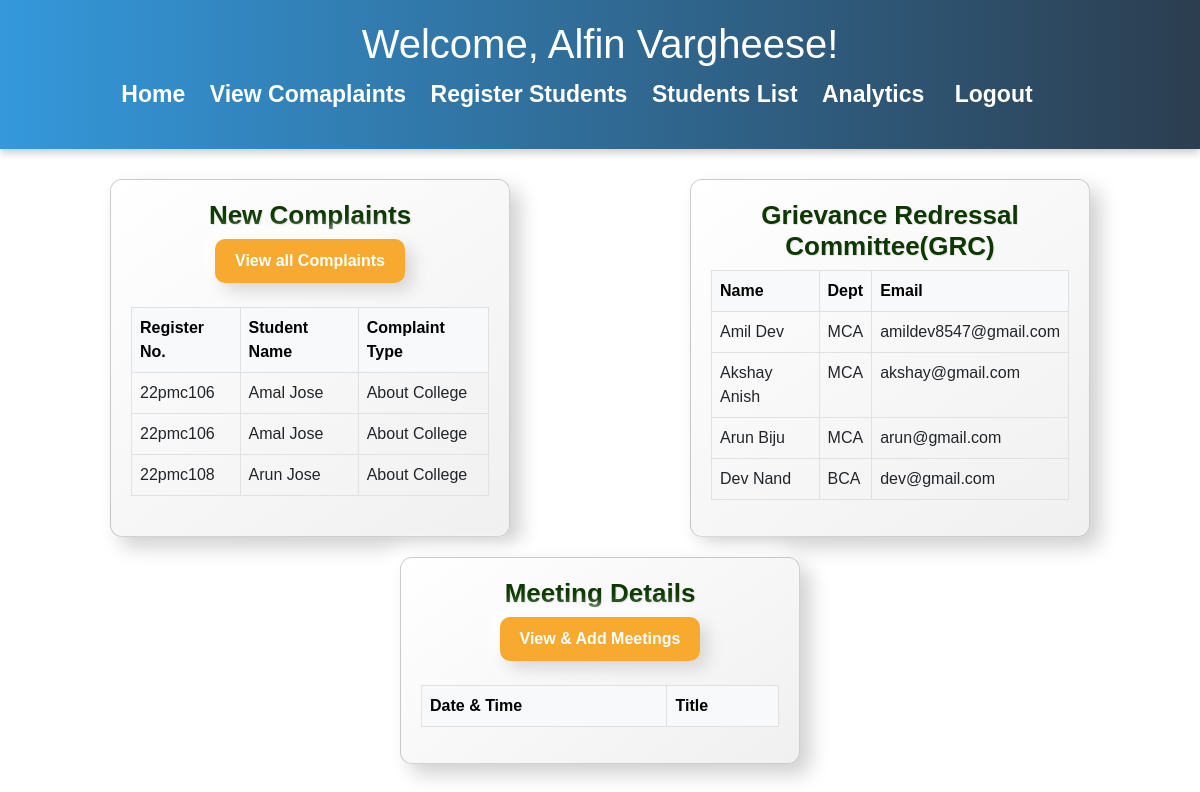
Page /staff/dashboard/ (signed in) on the committed database.
### EduComplain/models.py (models this page shows, shortened)
class Complaint(models.Model):
    COMPLAINT_TYPES = (
        ('about_college', 'About College'),
        ('about_dept', 'About Dept'),
        ('about_staff', 'About Staff'),
    )
    COMPLAINT_STATUS = (
        ('pending', 'Pending'),
        ('accepted', 'Accepted'),
        ('rejected', 'Rejected'),
        ('ongoing', 'Ongoing'),
        ('solved', 'Solved'),
    )
    student = models.ForeignKey(User, on_delete=models.CASCADE, related_name='register_complaints')
    complaint_type = models.CharField(max_length=15, choices=COMPLAINT_TYPES, default='about_college')
    summary = models.TextField()
    status = models.CharField(max_length=10, choices=COMPLAINT_STATUS, default='pending')
    accepter = models.ForeignKey(User, on_delete=models.SET_NULL, null=True, blank=True, related_name='accepted_complaints')
    comments = models.TextField(blank=True)
    created_at = models.DateTimeField(default=timezone.now)
    updated_at = models.DateTimeField(auto_now=True)
    report = models.FileField(upload_to='complaint_reports/', null=True, blank=True)  # Add this line for the report field

class UserProfile(models.Model):
    user = models.OneToOneField(User, on_delete=models.CASCADE)
    programme = models.CharField(max_length=40)
    is_staff = models.BooleanField(default=False)

### EduComplain/views.py (the view)
# urls.py: path('staff/dashboard/', staff_dashboard, name='staff_dashboard'),
@login_required(login_url='/')
def staff_dashboard(request):
    recent_complaints = Complaint.objects.order_by('-created_at')[:3]
    staff_details = UserProfile.objects.filter(is_staff=True)
    staff_meetings = StaffMeeting.objects.filter(staff=request.user).order_by('-created_at')[:4]
    current_datetime = timezone.now()
    for meeting in staff_meetings:
        if meeting.meeting_datetime < current_datetime:
            meeting.is_expired = True
        else:
            meeting.is_expired = False
    staff_meetings = [meeting for meeting in staff_meetings if not meeting.is_expired]
    context = {
        'recent_complaints': recent_complaints,
        'staff_details': staff_details,
        'staff_meetings': staff_meetings,
    }
    return render(request, 'staff_dashboard.html', context)

### EduComplain/templates/staff_dashboard.html (shortened to what this page needs)
{% load static %}
<!DOCTYPE html>
<html lang="en">
<head>
    <link rel="stylesheet" href="https://cdn.jsdelivr.net/npm/bootstrap@5.2.3/dist/css/bootstrap.min.css"
 />
</head>
<body>
    <header>
        <h1>Welcome, {{ user.first_name }} {{ user.last_name }}!</h1>
        <nav>
          <ul>
            <li><a href="{% url 'staff_dashboard' %}">Home</a></li>
            <li><a href="{% url 'staff_complaint_display'%}">View Comaplaints</a></li>
            <li><a href="{%url 'create_student'%}">Register Students</a></li>
            <li><a href="{% url 'student_list'%}">Students List</a></li>
            <li><a href="{% url 'analytics'%}">Analytics</a></li>
            <li>
              <form action="{% url 'user_logout' %}" method="post">
                <li>
                  <span>
                    <button
                      type="submit"
                      style="
                        border: none;
                        background: none;
                        cursor: pointer;
                        text-decoration: none;
                        color: #fff;
                        font-weight: bold;
                        font-size: 23px;
                      "
                    >
                      Logout
                    </button>
                  </span>
                </li>
              </form>
            </li>
          </ul>
        </nav>
      </header>
    <section class="dashboard">
        <div class="card" style="background: linear-gradient(145deg, #ffffff, #f0f0f0);
        border-radius: 12px;
        box-shadow: 10px 10px 20px #d0d0d0, -10px -10px 20px #ffffff;
        padding: 20px;
        margin: 10px;
        width: 400px;">
        <h1 style="font-family: 'Arial', sans-serif;
            color: #0D3802;
            font-size: 26px;
            font-weight: bold;
            text-align: center;
            text-shadow: 1px 1px 1px rgba(0, 0, 0, 0.1);">
            New Complaints
        </h1>
        <a href="{% url 'staff_complaint_display'%}" style="text-decoration: none">
            <center>
                <button style="
            background: linear-gradient(145deg, #F7A930, #F7A930);
        color: #fff;
        padding: 10px 20px;
        border: none;
        border-radius: 10px;
        font-weight: bold;
        cursor: pointer;
        box-shadow: 8px 8px 16px #d8d8d8, -8px -8px 16px #ffffff;
        transition: background 0.3s ease-in-out;
        ">
                    View all Complaints
                </button>
            </center>
        </a><br>
{% if recent_complaints %}
    <table class="table table-bordered">
        <thead class="table-light">
            <tr>
                <th scope="col">Register No.</th>
                <th scope="col">Student Name</th>
                <th scope="col">Complaint Type</th>
            </tr>
        </thead>
        <tbody>
            {% for complaint in recent_complaints %}
                <tr>
                    <td>{{ complaint.student.username }}</td>
                    <td>{{ complaint.student.get_full_name }}</td>
                    <td>{{ complaint.get_complaint_type_display }}</td>
                </tr>
            {% endfor %}
        </tbody>
    </table>
{% else %}
    <p style="font-size: 16px; color: #666; text-align: center;">No recent complaints available.</p>
{% endif %}
</div>
<div class="card" style="background: linear-gradient(145deg, #ffffff, #f0f0f0);
border-radius: 12px;
box-shadow: 10px 10px 20px #d0d0d0, -10px -10px 20px #ffffff;
padding: 20px;
margin: 10px;
width: 400px;">
<h1 style="font-family: 'Arial', sans-serif;
    color: #0D3802;
    font-size: 26px;
    font-weight: bold;
    text-align: center;
    text-shadow: 1px 1px 1px rgba(0, 0, 0, 0.1);">
    Grievance Redressal Committee(GRC)
</h1>
{% if staff_details %}
    <table class="table table-bordered">
        <thead class="table-light">
            <tr>
                <th scope="col">Name</th>
                <th scope="col">Dept</th>
                <th scope="col">Email</th>
            </tr>
        </thead>
        <tbody>
            {% for i in staff_details %}
            <tr>
                <td>{{ i.user.get_full_name }}</td>
                <td>{{ i.programme }}</td>
                <td>{{ i.user.email }}</td>
            </tr>
            {% endfor %}
        </tbody>
    </table>
{% else %}
    <p style="font-size: 16px; color: #666; text-align: center;">No staff details available.</p>
{% endif %}
</div>
        <div class="card" style="
     background: linear-gradient(145deg, #ffffff, #f0f0f0);
    border-radius: 12px;
    box-shadow: 10px 10px 20px #d0d0d0, -10px -10px 20px #ffffff;
    padding: 20px;
    margin: 10px;
    width: 400px;
  ">
            <h1 style="font-family: 'Arial', sans-serif;
        color: #0D3802; /* Choose a color that suits your design */
        font-size: 26px;
        font-weight: bold;
        text-align: center;
        text-shadow: 1px 1px 1px rgba(0, 0, 0, 0.1);">
                Meeting Details
            </h1>
            <a href="{% url 'add_staff_meeting'%}" style="text-decoration: none">
                <center>
                    <button style="
                background: linear-gradient(145deg, #F7A930, #F7A930);
    color: #fff;
    padding: 10px 20px;
    border: none;
    border-radius: 10px;
    font-weight: bold;
    cursor: pointer;
    box-shadow: 8px 8px 16px #d8d8d8, -8px -8px 16px #ffffff;
    transition: background 0.3s ease-in-out;
              ">
                        View & Add Meetings
                    </button>
                </center>
            </a><br>
            <table class="table table-bordered">
                <thead class="table-light">
                    <tr>
                        <th scope="col">Date & Time</th>
                        <th scope="col">Title</th>
                    </tr>
                </thead>
            </table>
        </div>
    </section>
</body>
</html>

### EduComplain/templates/staff_dashboard.html (style rules this page uses)
body { font-family: 'Arial', sans-serif; margin: 0; padding: 0; }
header { background: linear-gradient(to right, #3498db, #2c3e50); color: #fff; padding: 20px; text-align: center; box-shadow: 0 2px 4px rgba(0, 0, 0, 0.1); transition: box-shadow 0.3s ease-in-out; position: relative; }
nav ul { list-style: none; padding: 0; }
nav ul li { display: inline-block; margin-right: 20px; }
nav a { text-decoration: none; color: #fff; font-weight: bold; font-size: 23px; }
.dashboard { display: flex; justify-content: space-around; flex-wrap: wrap; padding: 20px; }
.card { background-color: #F5F5F5; border-radius: 8px; box-shadow: 0 4px 8px rgba(0, 0, 0, 0.1); padding: 20px; margin: 10px; width: 300px; }

### rows in the picture
Complaint: student.username "22pmc106", student.get_full_name "Amal Jose", complaint_type "About College"
Complaint: student.username "22pmc106", student.get_full_name "Amal Jose", complaint_type "About College"
Complaint: student.username "22pmc108", student.get_full_name "Arun Jose", complaint_type "About College"
UserProfile: user.get_full_name "Amil Dev", programme "MCA", user.email "amildev8547@gmail.com"
UserProfile: user.get_full_name "Akshay Anish", programme "MCA", user.email "akshay@gmail.com"
UserProfile: user.get_full_name "Arun Biju", programme "MCA", user.email "arun@gmail.com"
UserProfile: user.get_full_name "Dev Nand", programme "BCA", user.email "dev@gmail.com"

### other values in the picture
{{ user.first_name }} "Alfin"
{{ user.last_name }} "Vargheese"
